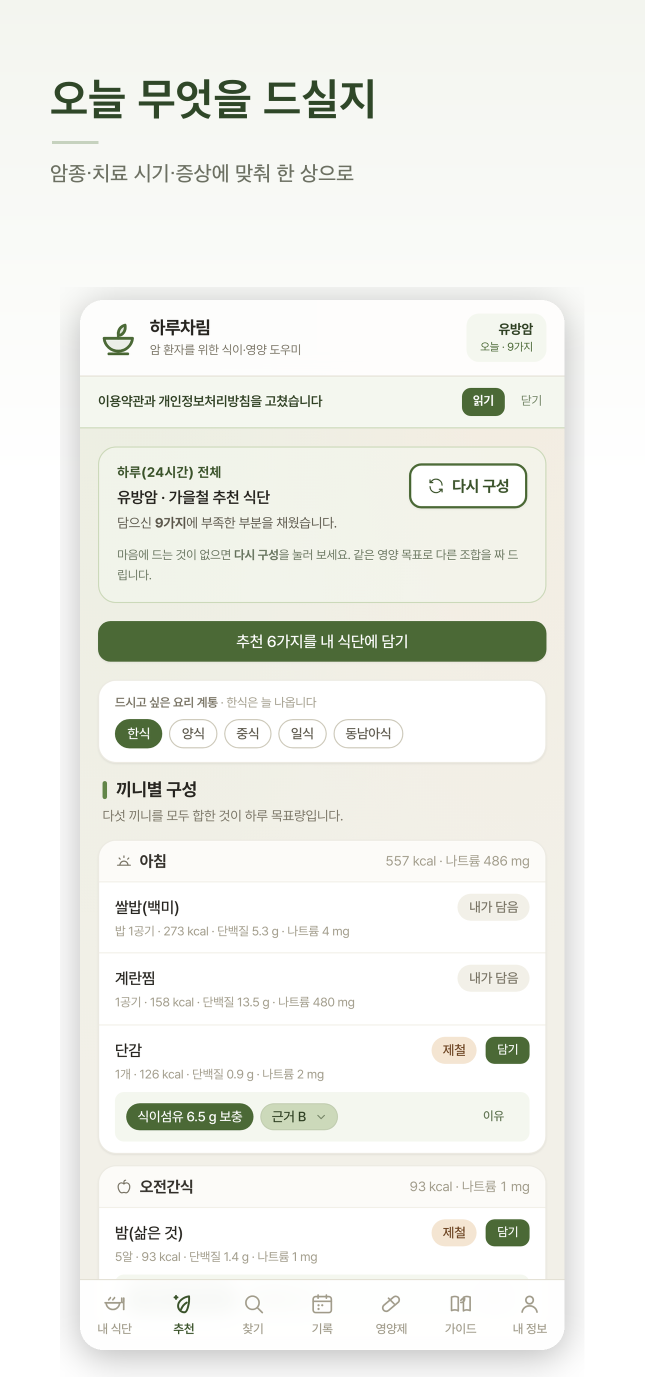
#> input picture docs/출시/스크린샷/1-suggest.png, 1290 x 2796 px (shown at 1/2 size); its folder holds only this picture in this run
$ python play-fit.py
#> lines starting #> are read from the running program, lines starting #| are printed output that depends on the picture
#!/usr/bin/env python3
"""플레이용 스크린샷을 만든다.

플레이는 긴 변이 짧은 변의 두 배를 넘으면 받지 않는데 원본(1290×2796)은 2.17 배다.
자르면 화면이 잘리므로 좌우 끝 색을 늘려 폭만 넓히고, 투명도는 뺀다.
"""
from pathlib import Path
from PIL import Image

SRC = Path('docs/출시/스크린샷')
OUT = SRC / '플레이'
W = 1440

OUT.mkdir(exist_ok=True)
for p in sorted(SRC.glob('[1-6]-*.png')):
    im = Image.open(p).convert('RGB')
#> im is the input picture: PIL image 1290x2796 RGB; mean R, G, B 239.3, 240.6, 235.4
    h = im.height
#> h = 2796
    pad = (W - im.width) // 2
#> pad = 75
    out = Image.new('RGB', (W, h))
#> out: PIL image 1440x2796 RGB; every value is 0
    out.paste(im, (pad, 0))
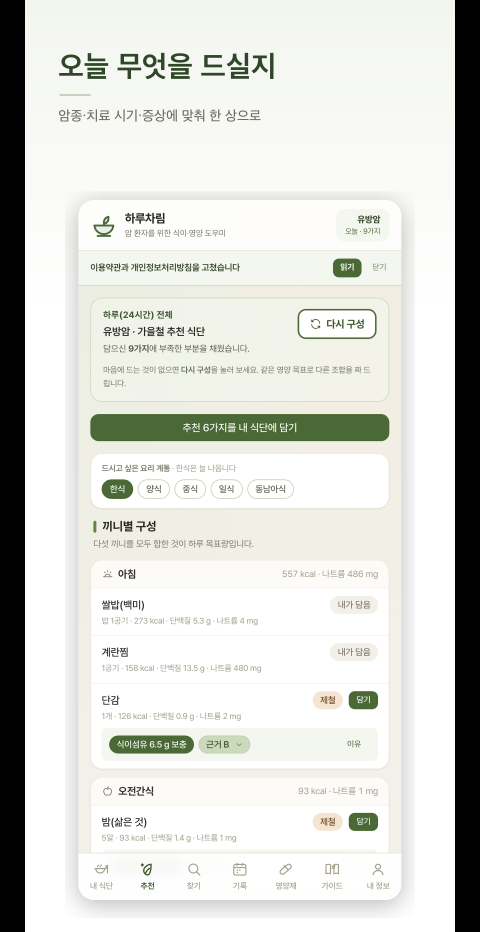
#> out: PIL image 1440x2796 RGB (shown at 1/3 size); mean R, G, B 214.4, 215.6, 210.9
    out.paste(im.crop((0, 0, 1, h)).resize((pad, h)), (0, 0))
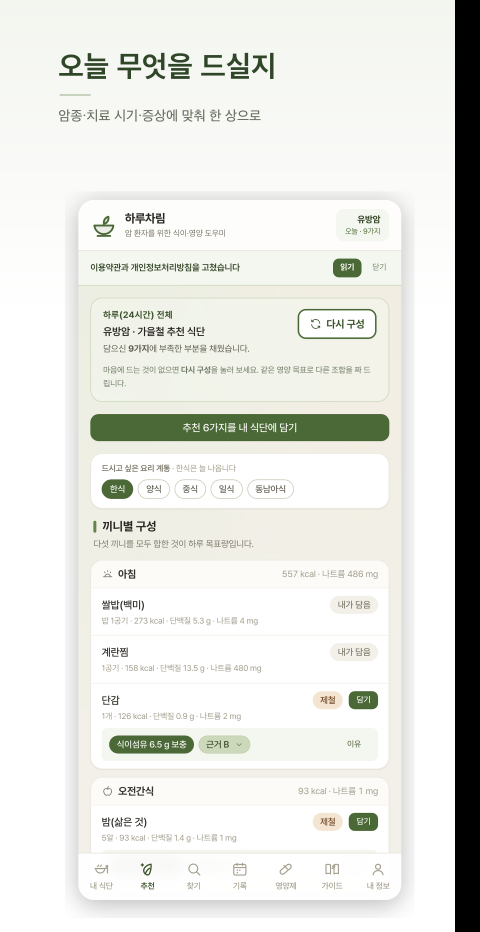
#> out: PIL image 1440x2796 RGB (shown at 1/3 size); mean R, G, B 227.6, 228.8, 224
    out.paste(im.crop((im.width - 1, 0, im.width, h)).resize((W - pad - im.width, h)), (pad + im.width, 0))
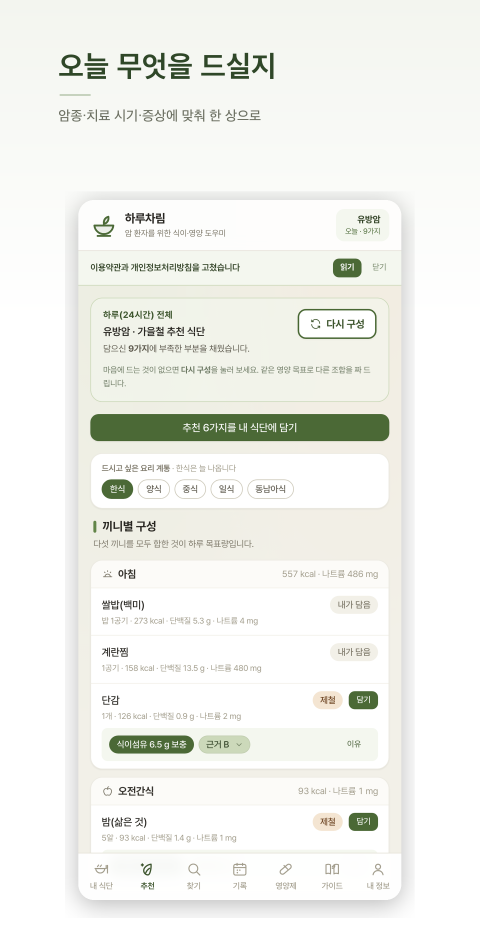
#> out: PIL image 1440x2796 RGB (shown at 1/3 size); mean R, G, B 240.8, 242, 237.2
    out.save(OUT / p.name, optimize=True)
    print(p.name, out.size, round(max(out.size) / min(out.size), 3))
#| 1-suggest.png (1440, 2796) 1.942

$ run again, on docs/출시/스크린샷/5-diary.png
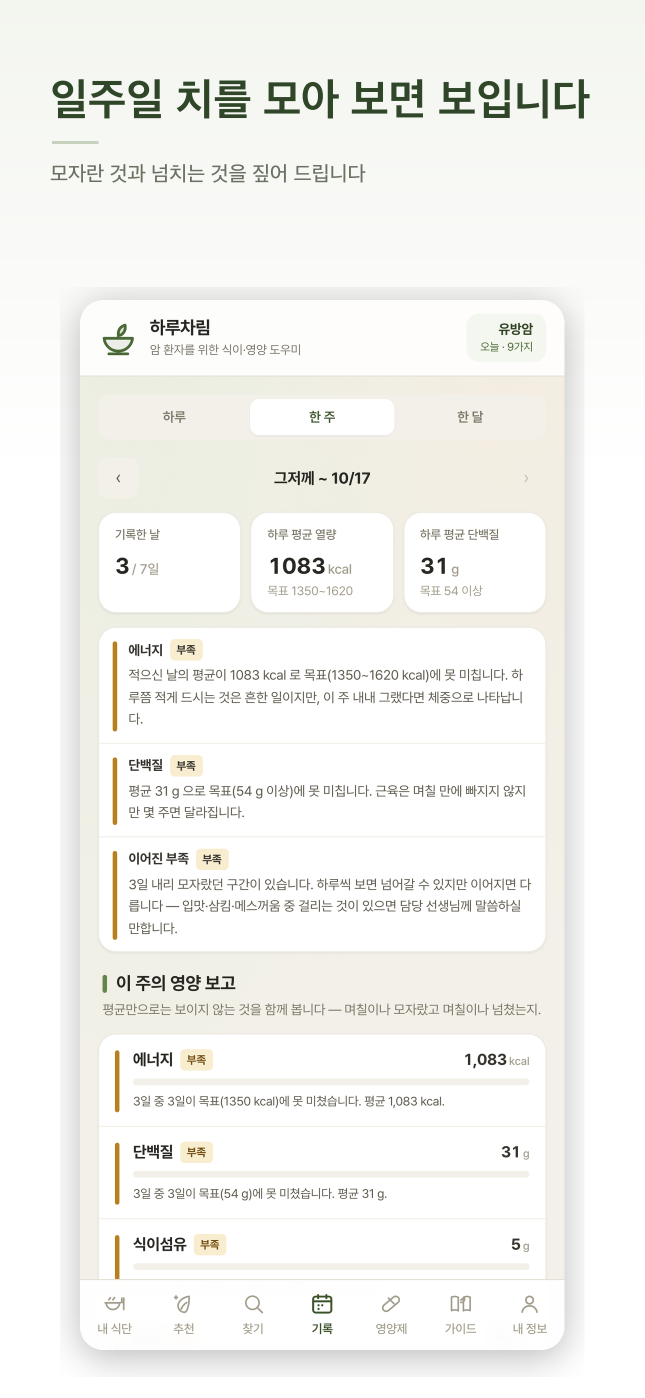
#> input picture docs/출시/스크린샷/5-diary.png, 1290 x 2796 px (shown at 1/2 size)
#> im is the input picture: PIL image 1290x2796 RGB; mean R, G, B 244, 244, 240.7
#> `out.paste(im.crop((0, 0, 1, h)).resize((pad, h)), (0, 0))`:
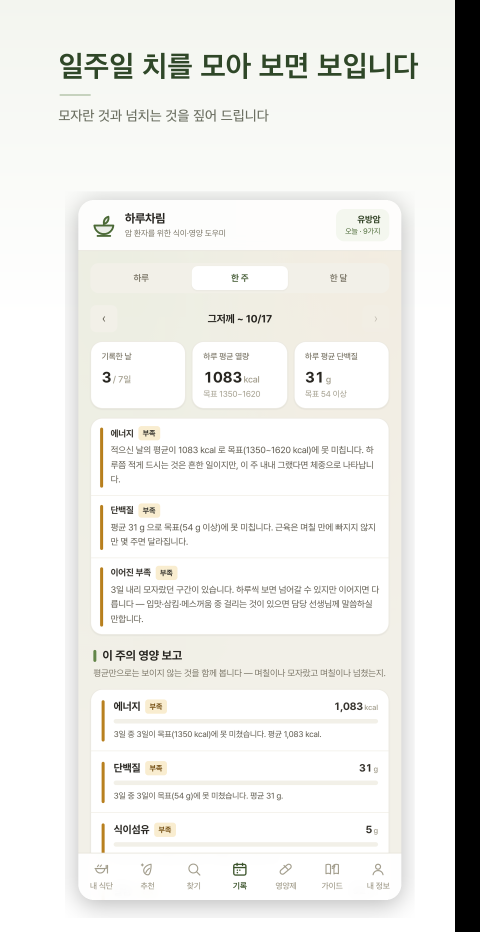
#> out: PIL image 1440x2796 RGB (shown at 1/3 size); mean R, G, B 231.8, 231.8, 228.7
#> `out.paste(im.crop((im.width - 1, 0, im.width, h)).resize((W - pad - im..`:
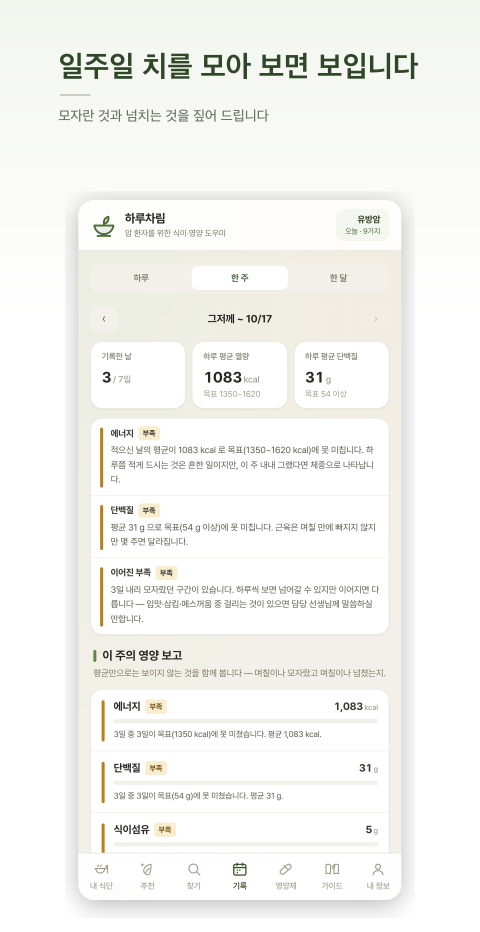
#> out: PIL image 1440x2796 RGB (shown at 1/3 size); mean R, G, B 244.9, 245, 241.9
#| 5-diary.png (1440, 2796) 1.942

$ run again, on docs/출시/스크린샷/3-search.png
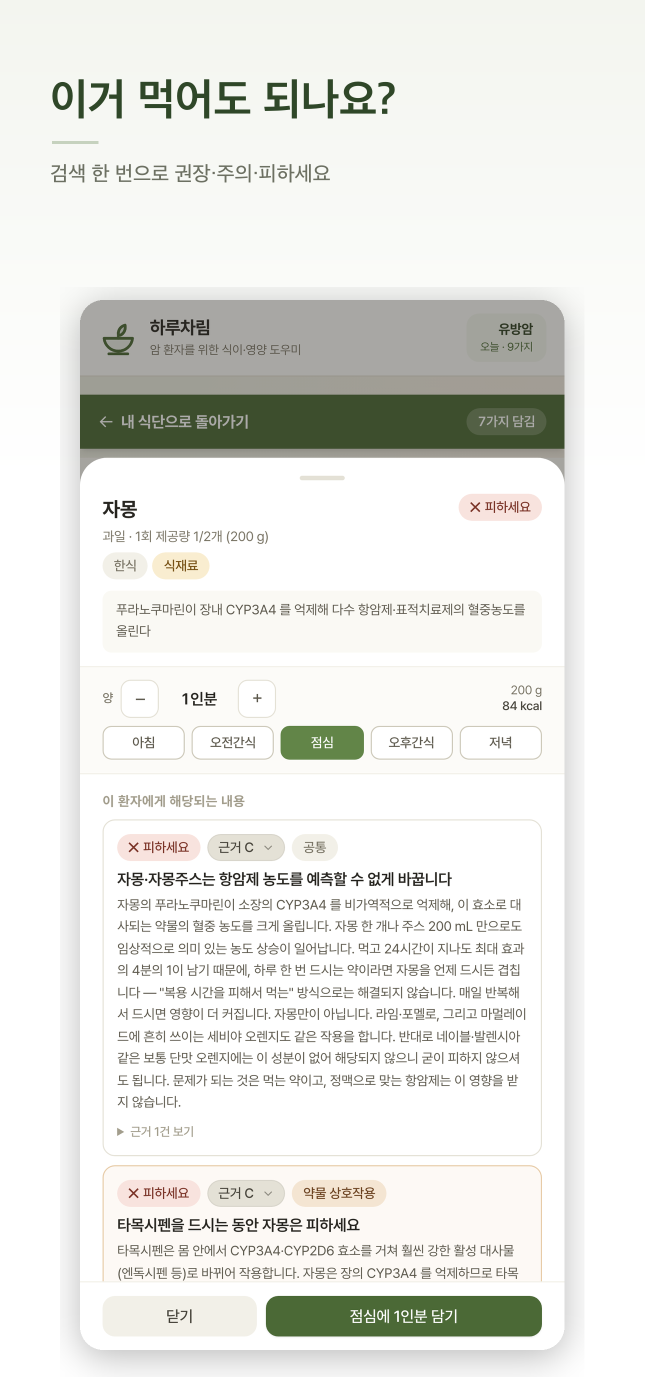
#> input picture docs/출시/스크린샷/3-search.png, 1290 x 2796 px (shown at 1/2 size)
#> im is the input picture: PIL image 1290x2796 RGB; mean R, G, B 232.6, 233.2, 229.1
#> `out.paste(im.crop((0, 0, 1, h)).resize((pad, h)), (0, 0))`:
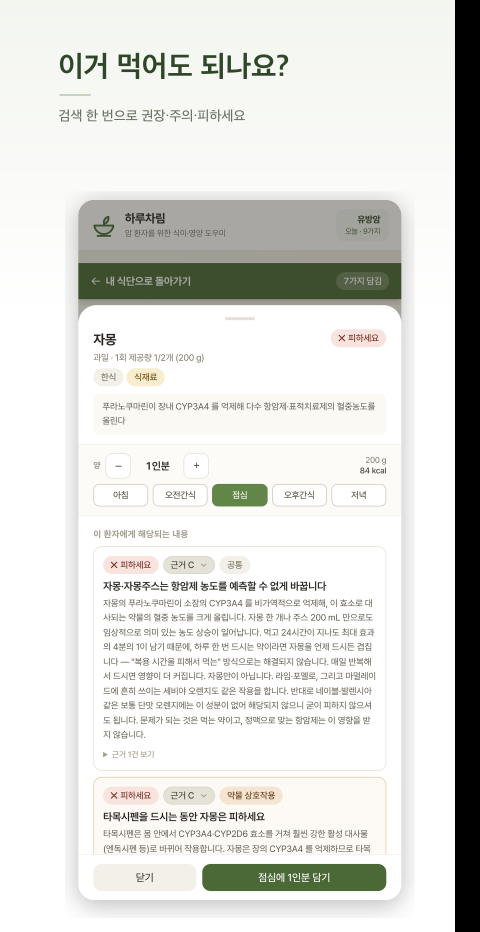
#> out: PIL image 1440x2796 RGB (shown at 1/3 size); mean R, G, B 221.5, 222.1, 218.4
#> `out.paste(im.crop((im.width - 1, 0, im.width, h)).resize((W - pad - im..`:
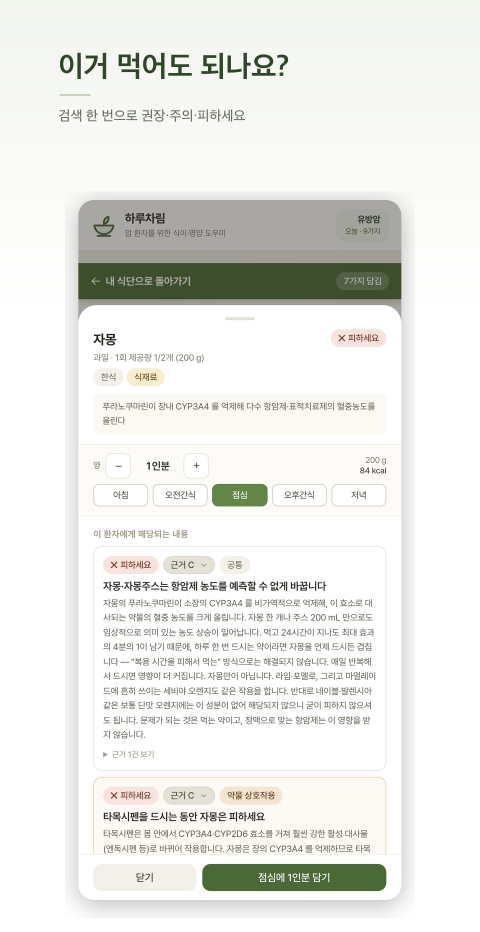
#> out: PIL image 1440x2796 RGB (shown at 1/3 size); mean R, G, B 234.7, 235.3, 231.5
#| 3-search.png (1440, 2796) 1.942
